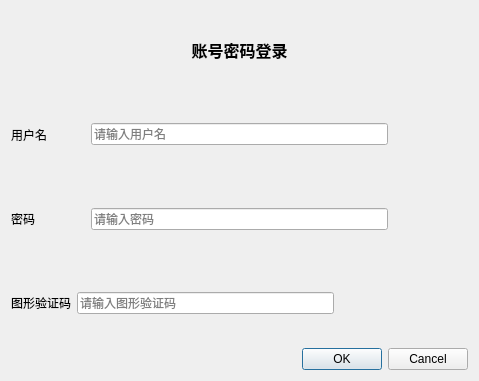
<?xml version="1.0" encoding="UTF-8"?>
<ui version="4.0">
 <class>Dialog</class>
 <widget class="QDialog" name="Dialog">
  <property name="geometry">
   <rect>
    <x>0</x>
    <y>0</y>
    <width>479</width>
    <height>381</height>
   </rect>
  </property>
  <property name="windowTitle">
   <string>Dialog</string>
  </property>
  <layout class="QVBoxLayout" name="verticalLayout_2">
   <item>
    <layout class="QVBoxLayout" name="verticalLayout">
     <item>
      <widget class="QLabel" name="label">
       <property name="font">
        <font>
         <family>Arial</family>
         <pointsize>12</pointsize>
         <weight>75</weight>
         <bold>true</bold>
        </font>
       </property>
       <property name="text">
        <string>账号密码登录</string>
       </property>
       <property name="textFormat">
        <enum>Qt::AutoText</enum>
       </property>
       <property name="scaledContents">
        <bool>false</bool>
       </property>
       <property name="alignment">
        <set>Qt::AlignCenter</set>
       </property>
      </widget>
     </item>
     <item>
      <layout class="QHBoxLayout" name="horizontalLayout_3" stretch="1,4,1">
       <item>
        <widget class="QLabel" name="label_2">
         <property name="text">
          <string>用户名</string>
         </property>
        </widget>
       </item>
       <item>
        <widget class="QLineEdit" name="username_edit">
         <property name="text">
          <string/>
         </property>
         <property name="placeholderText">
          <string>请输入用户名</string>
         </property>
        </widget>
       </item>
       <item>
        <widget class="QLabel" name="label_5">
         <property name="text">
          <string/>
         </property>
        </widget>
       </item>
      </layout>
     </item>
     <item>
      <layout class="QHBoxLayout" name="horizontalLayout_2" stretch="1,4,1">
       <item>
        <widget class="QLabel" name="label_4">
         <property name="text">
          <string>密码</string>
         </property>
        </widget>
       </item>
       <item>
        <widget class="QLineEdit" name="passwd_edit">
         <property name="placeholderText">
          <string>请输入密码</string>
         </property>
        </widget>
       </item>
       <item>
        <widget class="QLabel" name="label_7">
         <property name="text">
          <string/>
         </property>
        </widget>
       </item>
      </layout>
     </item>
     <item>
      <layout class="QHBoxLayout" name="horizontalLayout" stretch="0,2,1">
       <item>
        <widget class="QLabel" name="label_3">
         <property name="text">
          <string>图形验证码</string>
         </property>
        </widget>
       </item>
       <item>
        <widget class="QLineEdit" name="veri_img_edit">
         <property name="placeholderText">
          <string>请输入图形验证码</string>
         </property>
        </widget>
       </item>
       <item>
        <widget class="QLabel" name="veri_img_label">
         <property name="text">
          <string/>
         </property>
        </widget>
       </item>
      </layout>
     </item>
    </layout>
   </item>
   <item>
    <widget class="QDialogButtonBox" name="buttonBox">
     <property name="orientation">
      <enum>Qt::Horizontal</enum>
     </property>
     <property name="standardButtons">
      <set>QDialogButtonBox::Cancel|QDialogButtonBox::Ok</set>
     </property>
    </widget>
   </item>
  </layout>
 </widget>
 <resources/>
 <connections>
  <connection>
   <sender>buttonBox</sender>
   <signal>accepted()</signal>
   <receiver>Dialog</receiver>
   <slot>accept()</slot>
   <hints>
    <hint type="sourcelabel">
     <x>248</x>
     <y>254</y>
    </hint>
    <hint type="destinationlabel">
     <x>157</x>
     <y>274</y>
    </hint>
   </hints>
  </connection>
  <connection>
   <sender>buttonBox</sender>
   <signal>rejected()</signal>
   <receiver>Dialog</receiver>
   <slot>reject()</slot>
   <hints>
    <hint type="sourcelabel">
     <x>316</x>
     <y>260</y>
    </hint>
    <hint type="destinationlabel">
     <x>286</x>
     <y>274</y>
    </hint>
   </hints>
  </connection>
 </connections>
</ui>
